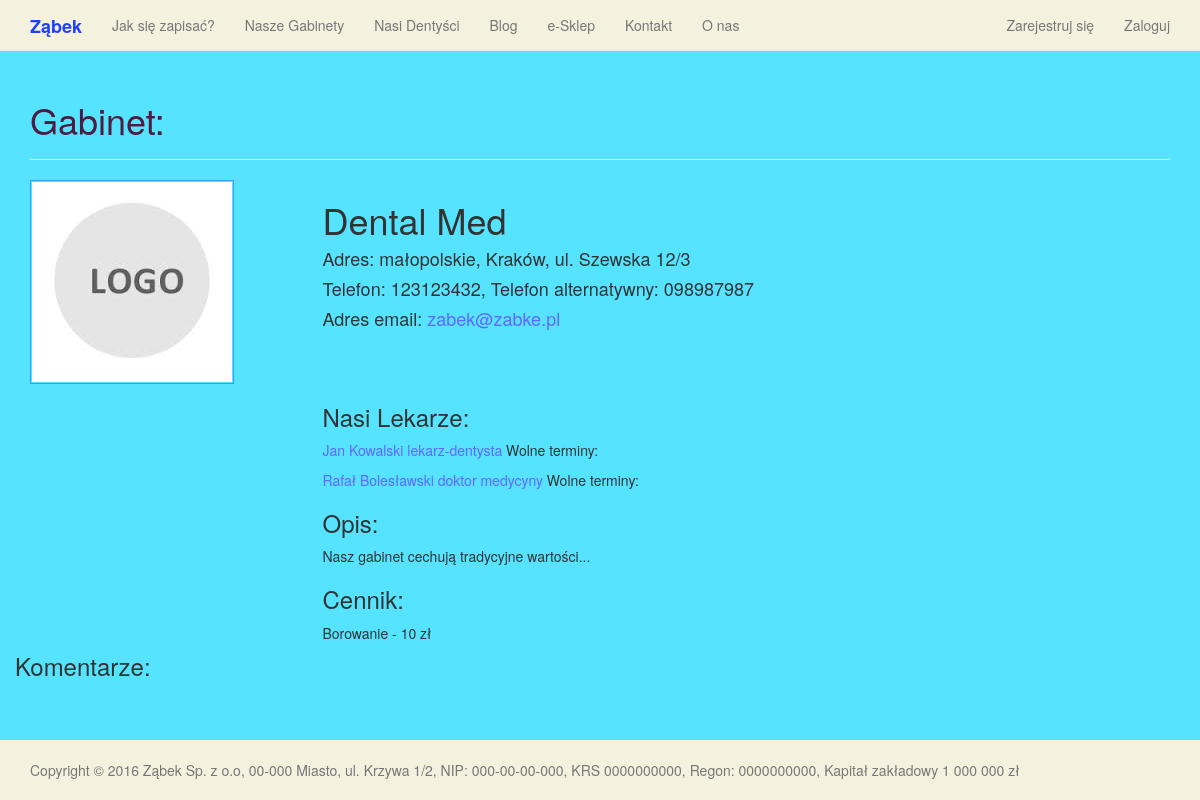
The app's page /office/dental-med-kr-00001/, older data.
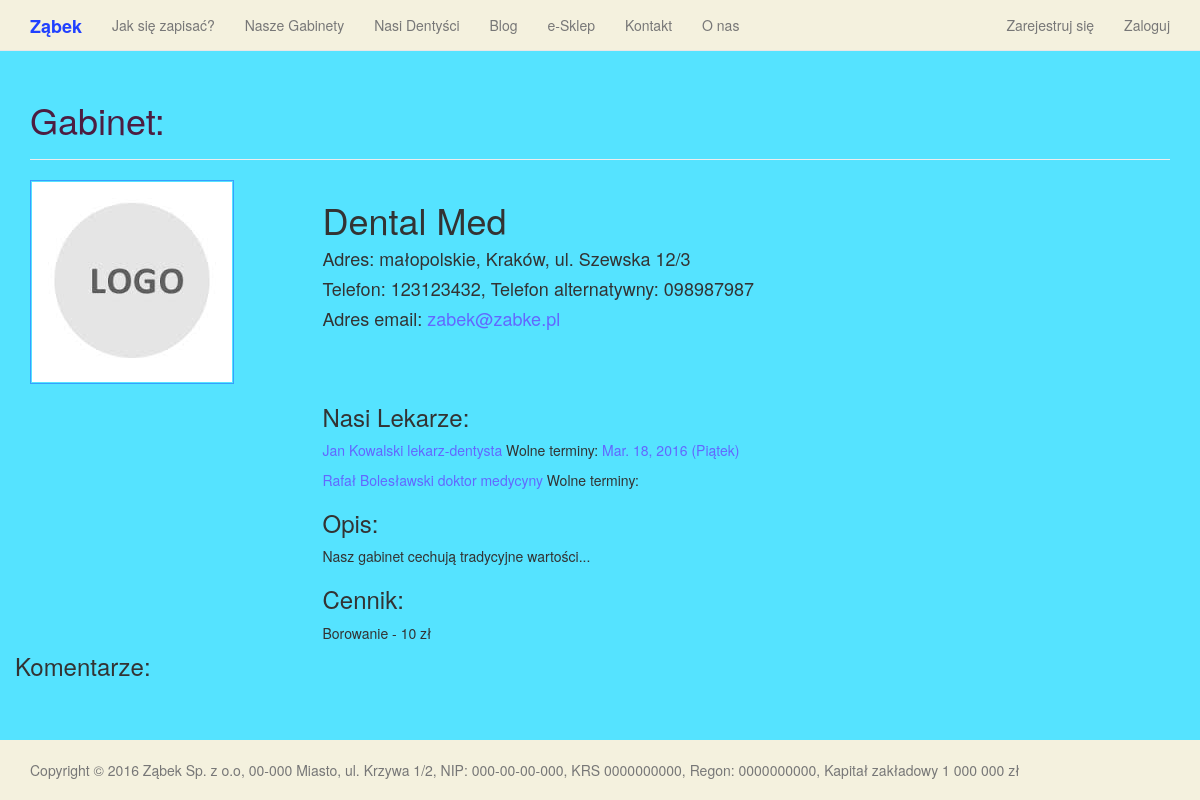
The same page, newer data.
### main_page/models.py (models this page shows, shortened)
class Dentist(models.Model):
    professional_title = models.CharField(max_length=50, help_text="Tytuł zawodowy dentysty")
    name = models.CharField(max_length=100, help_text="Imię")
    surname = models.CharField(max_length=100, help_text="Nazwisko")
    biography = MarkdownField(null=True, help_text="Biografia")
    profile_image = models.ImageField(upload_to="dentists", blank=True, null=True, help_text="Zdjęcie")
    pwz_number = models.CharField(max_length=7, null=True, help_text="7-cyfrowy numer prawa wykonywania zawodu (PWZ)",
         validators=[MaxLengthValidator(7), MinLengthValidator(7)])
    specialties = models.CharField(max_length=100, null=True, help_text="Specjalizacja")
    slug = models.SlugField(max_length=100, unique=True, null=True, help_text="Nazwa linku w postaci - nazwisko-imie-pwz - male litery, bez polskich znaków")
    office = models.ForeignKey(Office, null=True, related_name="workplace")
    def get_absolute_url(self):
        return "/dentist/{0}/".format(self.slug)
    class Meta:
        verbose_name = "Dentist"
        verbose_name_plural = 'Dentists'

class DentistDay(models.Model):
    date = models.DateField(null=True)
    dentist = models.ForeignKey(Dentist)
    office = models.ForeignKey(Office)
    slot10_11 = models.ForeignKey(User, null=True, blank=True, related_name="hours_1000_1100", help_text="10:00-11.00")
    slot11_12 = models.ForeignKey(User, null=True, blank=True, related_name="hours_1100_1200", help_text="11:00-12.00")
    slot12_13 = models.ForeignKey(User, null=True, blank=True, related_name="hours_1200_1300", help_text="12:00-13.00")
    slot13_14 = models.ForeignKey(User, null=True, blank=True, related_name="hours_1300_1400", help_text="13:00-14.00")
    slot14_15 = models.ForeignKey(User, null=True, blank=True, related_name="hours_1400_1500", help_text="14:00-15.00")
    slot15_16 = models.ForeignKey(User, null=True, blank=True, related_name="hours_1500_1600", help_text="15:00-16.00")
    slot16_17 = models.ForeignKey(User, null=True, blank=True, related_name="hours_1600_1700", help_text="16:00-17.00")
    slot17_18 = models.ForeignKey(User, null=True, blank=True, related_name="hours_1700_1800", help_text="17:00-18.00")
    slot18_19 = models.ForeignKey(User, null=True, blank=True, related_name="hours_1800_1900", help_text="18:00-19.00")
    slot19_20 = models.ForeignKey(User, null=True, blank=True, related_name="hours_1900_2000", help_text="19:00-20.00")
    def get_signup_url(self):
        return "/patient_zone/appointment_signup/{0}/".format(self.pk)
    @property
    def is_active(self):
        return self.date >= datetime.date.today()
    class Meta:
        unique_together = ('date', 'dentist',)
        verbose_name = "Schedule"
        verbose_name_plural = 'Schedules'

### main_page/views.py (the view)
# urls.py: url(r'^office/(?P<slug>[a-zA-Z0-9-]+)/?', views.OfficeDetailView.as_view(), name='office'),
class OfficeDetailView(generic.DetailView):
    model = models.Office
    template_name='office/office_detail.html'
    def get_context_data(self, **kwargs):
        user_id = self.request.user.id
        context = super(OfficeDetailView, self).get_context_data(**kwargs)
        context['schedules'] = models.DentistDay.objects.order_by('date')
        return context

### main_page/models.py (called while the page is built)
    def province_verbose(self):
        return dict(Address.PROVINCE)[self.province]

    def get_absolute_url(self):
        return "/office/{0}/".format(self.slug)

### main_page/templates/office/office_detail.html (shortened to what this page needs)
{% extends "base.html" %}
    {% load django_markdown %}
    {% load  static %}
    {% block header %}
        <h1>Gabinet:</h1>
    {% endblock %}
    {% block content %}
    <section class="" id="office_header">
        <div class="row">
            <div class="col-md-3">
            <a class="avatar">
            {% if office.logo_image %}
                <img src="{{ office.logo_image.url }}"/>
            {% else %}
                <img src="{% static 'img/logo-default.jpg' %}">
            {% endif %}
            </a>
            </div>
            <div class="col-md-9">
                <h1>{{ object.name }}</h1>
                <h4>Adres:  {{ office.province_verbose }}, {{ office.city }}, ul. {{ office.street}} {{ office.number }}<h4>
                <h4>Telefon: {{ office.phone_number }}, Telefon alternatywny: {{ office.phone_number_alt }}</h4>
                <h4>Adres email: <a href="mailto:{{ office.email }}">{{ office.email }}</a></h4>
            </div>
        </div>
    </section>
    <section class="" id="office_body">
        <div class="row">
            <div class="col-md-3"></div>
            <div class="col-md-9">
                <div class="dentists">
                    <h3>Nasi Lekarze:</h3>
                        {% for dentist in office.workplace.all %}
                            <p>
                            <a href="{{dentist.get_absolute_url}}">{{dentist.name}} {{dentist.surname}} {{dentist.professional_title}}</a> Wolne terminy:
                            {% if schedules %}
                                {% for schedule in schedules %}
                                    {% if schedule.dentist == dentist %}
                                        {% if schedule.is_active %}
                                            <a href="{{schedule.get_signup_url}}">{{ schedule.date }} ({{ schedule.date | date:"l" }}) </a>
                                        {% endif %}
                                    {% endif %}
                                {% endfor %}
                            {% endif %}
                            </p>
                        {% endfor %}
                </div>
                <div class="specialties">
                    <h3>Opis:</h5>
                    <p>{{ office.text }}<p>
                </div>
                <div class="biography">
                    <h3>Cennik:</h5>
                    <p>{{ office.price_list }}<p></div>
            </div>
                <div class="comments">
                    <h3>Komentarze:</h3>
                </div>
        </div>
    </section>
    {% endblock %}

Row changes from the older to the newer data that the page shows:
added DentistDay: date "Mar. 18, 2016", date "Piątek", shown under Dentist "Jan"
